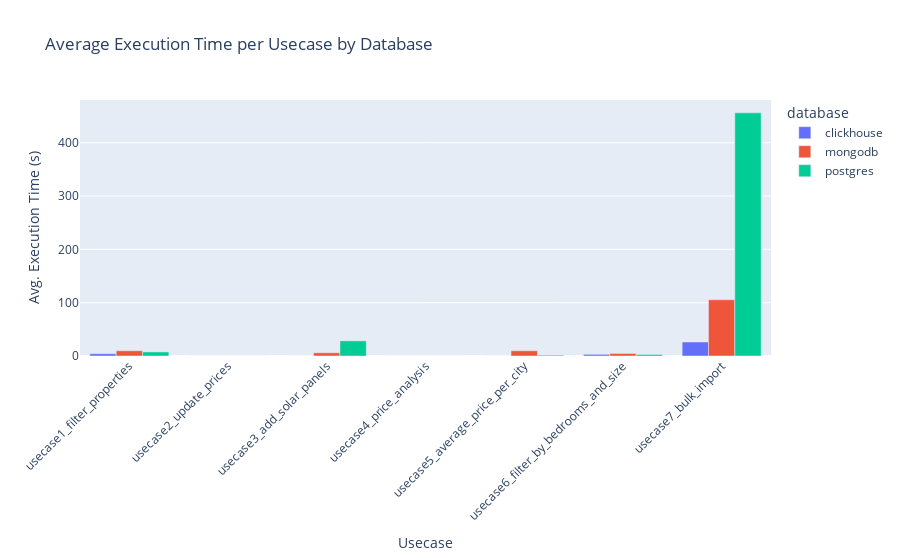

Source (notebook cell):
### Markdown cell above
### Plot4: Faceted Bar‐Chart: Execution Time by Usecase & Database

### Code cell
# Compute average exec_time over all runs, grouped by database & usecase:
agg_exec = (
    df
    .groupby(["usecase_full_name", "database"])
    .execution_time_s
    .mean()
    .reset_index(name="mean_execution_time_s")
)

fig = px.bar(
    agg_exec,
    x="usecase_full_name",
    y="mean_execution_time_s",
    color="database",
    barmode="group", 
    title="Average Execution Time per Usecase by Database"
)
fig.update_layout(
    xaxis_title="Usecase",
    yaxis_title="Avg. Execution Time (s)",
    xaxis_tickangle=-45
)
fig.show()

### Figure 1 — Plotly figure (JSON) as saved in the notebook; plotly's stock layout.template omitted (floating-point values rounded to 4 significant figures)
{"data": [{"alignmentgroup": "True", "hovertemplate": "database=clickhouse<br>usecase_full_name=%{x}<br>mean_execution_time_s=%{y}<extra></extra>", "legendgroup": "clickhouse", "marker": {"color": "#636efa", "pattern": {"shape": ""}}, "name": "clickhouse", "offsetgroup": "clickhouse", "orientation": "v", "showlegend": true, "textposition": "auto", "type": "bar", "x": ["usecase1_filter_properties", "usecase2_update_prices", "usecase3_add_solar_panels", "usecase4_price_analysis", "usecase5_average_price_per_city", "usecase6_filter_by_bedrooms_and_size", "usecase7_bulk_import"], "xaxis": "x", "y": [4.238, 0, 0, 0, 0, 3.095, 26.24], "yaxis": "y"}, {"alignmentgroup": "True", "hovertemplate": "database=mongodb<br>usecase_full_name=%{x}<br>mean_execution_time_s=%{y}<extra></extra>", "legendgroup": "mongodb", "marker": {"color": "#EF553B", "pattern": {"shape": ""}}, "name": "mongodb", "offsetgroup": "mongodb", "orientation": "v", "showlegend": true, "textposition": "auto", "type": "bar", "x": ["usecase1_filter_properties", "usecase2_update_prices", "usecase3_add_solar_panels", "usecase4_price_analysis", "usecase5_average_price_per_city", "usecase6_filter_by_bedrooms_and_size", "usecase7_bulk_import"], "xaxis": "x", "y": [9.864, 0, 6, 0, 9.864, 4.727, 105.5], "yaxis": "y"}, {"alignmentgroup": "True", "hovertemplate": "database=postgres<br>usecase_full_name=%{x}<br>mean_execution_time_s=%{y}<extra></extra>", "legendgroup": "postgres", "marker": {"color": "#00cc96", "pattern": {"shape": ""}}, "name": "postgres", "offsetgroup": "postgres", "orientation": "v", "showlegend": true, "textposition": "auto", "type": "bar", "x": ["usecase1_filter_properties", "usecase2_update_prices", "usecase3_add_solar_panels", "usecase4_price_analysis", "usecase5_average_price_per_city", "usecase6_filter_by_bedrooms_and_size", "usecase7_bulk_import"], "xaxis": "x", "y": [7.636, 0, 28.41, 0, 1.591, 2.818, 456.1], "yaxis": "y"}], "layout": {"barmode": "group", "legend": {"title": {"text": "database"}, "tracegroupgap": 0}, "title": {"text": "Average Execution Time per Usecase by Database"}, "xaxis": {"anchor": "y", "domain": [0, 1], "tickangle": -45, "title": {"text": "Usecase"}}, "yaxis": {"anchor": "x", "domain": [0, 1], "title": {"text": "Avg. Execution Time (s)"}}}}
